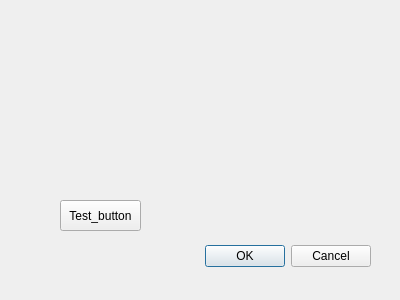
<?xml version="1.0" encoding="UTF-8"?>
<ui version="4.0">
 <class>TestQuick</class>
 <widget class="QDialog" name="TestQuick">
  <property name="geometry">
   <rect>
    <x>0</x>
    <y>0</y>
    <width>400</width>
    <height>300</height>
   </rect>
  </property>
  <property name="windowTitle">
   <string>Dialog</string>
  </property>
  <widget class="QDialogButtonBox" name="buttonBox">
   <property name="geometry">
    <rect>
     <x>30</x>
     <y>240</y>
     <width>341</width>
     <height>32</height>
    </rect>
   </property>
   <property name="orientation">
    <enum>Qt::Horizontal</enum>
   </property>
   <property name="standardButtons">
    <set>QDialogButtonBox::Cancel|QDialogButtonBox::Ok</set>
   </property>
  </widget>
  <widget class="QPushButton" name="T_B">
   <property name="geometry">
    <rect>
     <x>60</x>
     <y>200</y>
     <width>81</width>
     <height>31</height>
    </rect>
   </property>
   <property name="text">
    <string>Test_button</string>
   </property>
  </widget>
 </widget>
 <resources/>
 <connections>
  <connection>
   <sender>buttonBox</sender>
   <signal>accepted()</signal>
   <receiver>TestQuick</receiver>
   <slot>accept()</slot>
   <hints>
    <hint type="sourcelabel">
     <x>248</x>
     <y>254</y>
    </hint>
    <hint type="destinationlabel">
     <x>157</x>
     <y>274</y>
    </hint>
   </hints>
  </connection>
  <connection>
   <sender>buttonBox</sender>
   <signal>rejected()</signal>
   <receiver>TestQuick</receiver>
   <slot>reject()</slot>
   <hints>
    <hint type="sourcelabel">
     <x>316</x>
     <y>260</y>
    </hint>
    <hint type="destinationlabel">
     <x>286</x>
     <y>274</y>
    </hint>
   </hints>
  </connection>
 </connections>
</ui>
